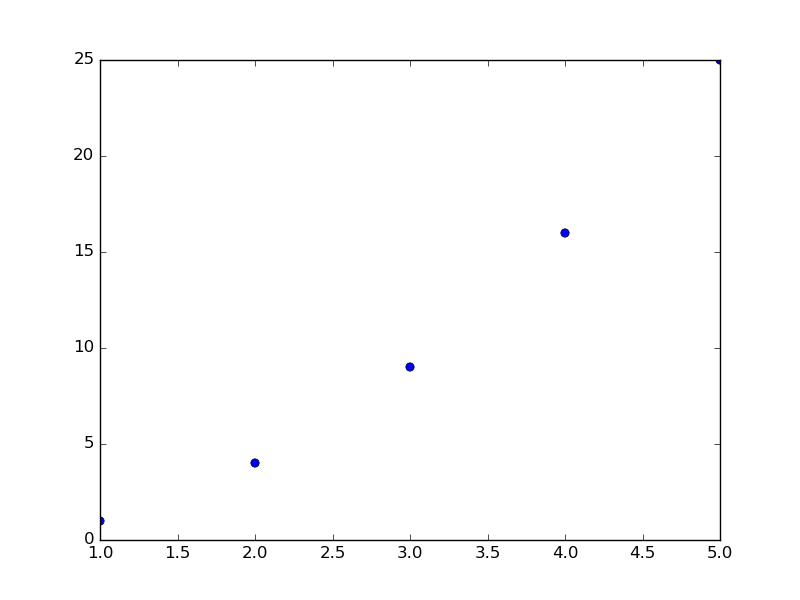

Recreate this plot in Python.
#!/usr/bin/env python
# coding=utf-8

import pylab as pl

x = [1,2,3,4,5]
y = [1,4,9,16,25]

pl.plot(x,y,'o')

pl.savefig('scattergraph.png', format='png')
